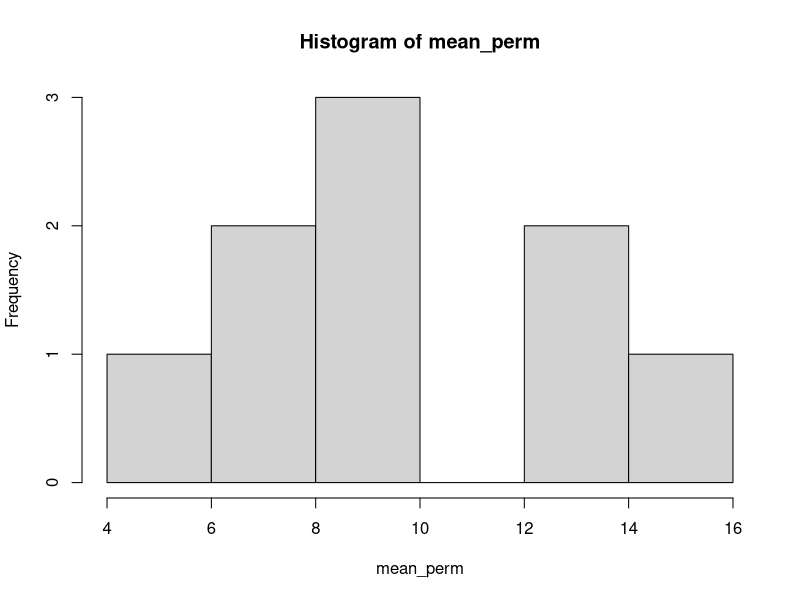
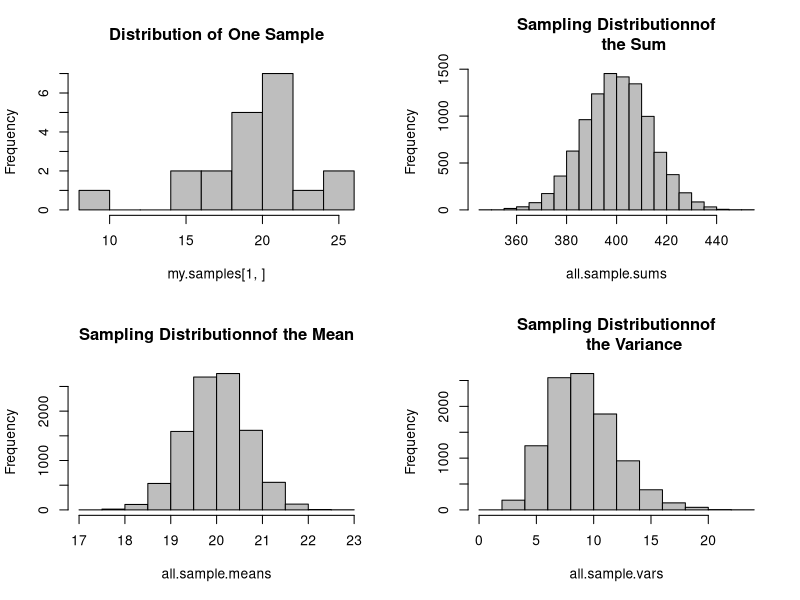
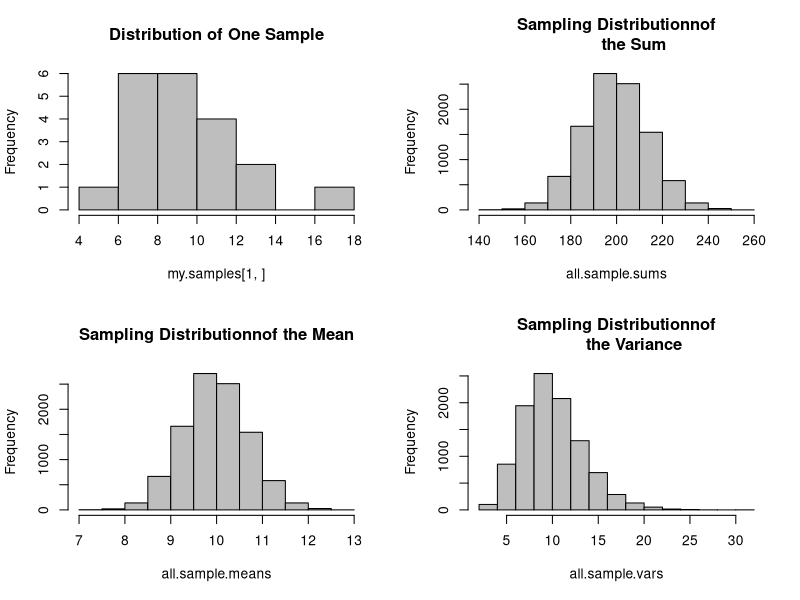
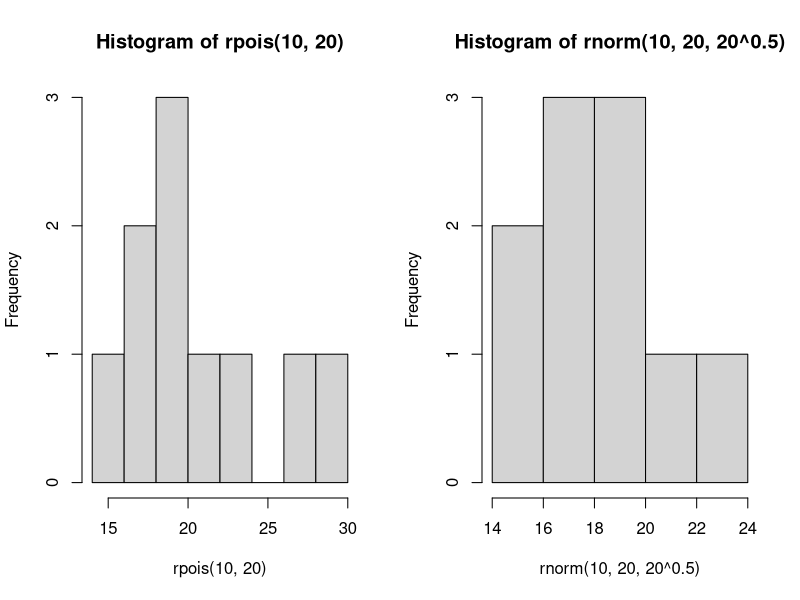
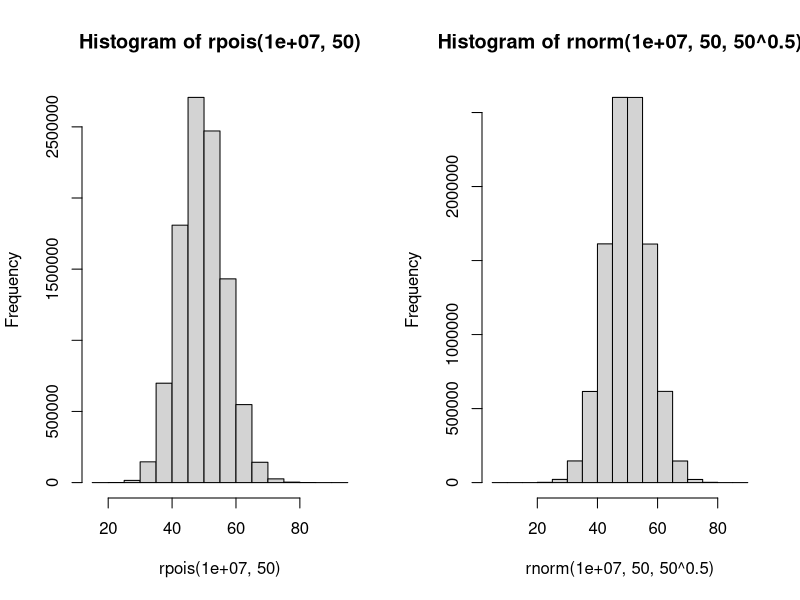
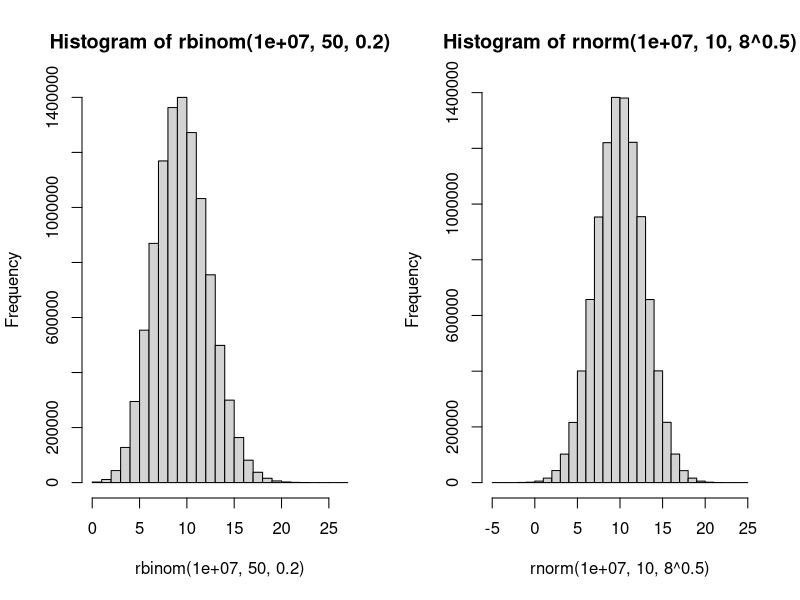

Here is the R script that generated these plots, in order:

#Sampling Distributions

#Install gtools package
install.packages("gtools")
library(gtools)
#Create the population
population <- c(5, 10, 15)
#Get all possible outcomes for 2 selected numbers
perm <- permutations(length(population), 2, population, repeats.allowed =TRUE)
#Calculate the mean of the pairs
mean_perm <- rowMeans(perm)
#Check if the mean of all pairs is equal to the mean of the population
mean(rowMeans(perm)) == mean(population)
#Draw a histogram
hist(mean_perm)

# The CLT says that if you take many repeated samples from a population,
# and calculate the averages or sum of each one, the collection of those
# averages will be normally distributed and it doesnt matter what the
# shape of the source distribution is

#Central Limit Theorem Simulation
sdm.sim <- function(n,src.dist=NULL,param1=NULL,param2=NULL) {
  r <- 10000  # Number of replications/samples - DO NOT ADJUST
  # This produces a matrix of observations with  
  # n columns and r rows. Each row is one sample:
  my.samples <- switch(src.dist,
                       "E" = matrix(rexp(n*r,param1),r),
                       "N" = matrix(rnorm(n*r,param1,param2),r),
                       "U" = matrix(runif(n*r,param1,param2),r),
                       "P" = matrix(rpois(n*r,param1),r),
                       "C" = matrix(rcauchy(n*r,param1,param2),r),
                       "B" = matrix(rbinom(n*r,param1,param2),r),
                       "G" = matrix(rgamma(n*r,param1,param2),r),
                       "X" = matrix(rchisq(n*r,param1),r),
                       "T" = matrix(rt(n*r,param1),r))
  all.sample.sums <- apply(my.samples,1,sum)
  all.sample.means <- apply(my.samples,1,mean)   
  all.sample.vars <- apply(my.samples,1,var) 
  par(mfrow=c(2,2))
  hist(my.samples[1,],col="gray",main="Distribution of One Sample")
  hist(all.sample.sums,col="gray",main="Sampling Distributionnof
       the Sum")
  hist(all.sample.means,col="gray",main="Sampling Distributionnof the Mean")
  hist(all.sample.vars,col="gray",main="Sampling Distributionnof
       the Variance")
}
sdm.sim(20,src.dist="N",param1=20,param2=3)
sdm.sim(20,src.dist="P",param1=10)

#Test 1
par(mfrow=c(1,2))
set.seed(25)
hist(rpois(10,20))
hist(rnorm(10,20,20^0.5)) #Where did 5^0.5 come from?

#Test 2
set.seed(25)
mean(rpois(10,5))
mean(rnorm(10,5,5^0.5))

#part 2 - Convergence
#1 - Poisson to Normal
par(mfrow=c(1,2))
set.seed(26)
hist(rpois(10000000,50))
set.seed(26)
hist(rnorm(10000000,50,50^0.5)) 

set.seed(26)
mean(rpois(10000000,50))
set.seed(26)
mean(rnorm(10000000,50,50^0.5))

#P distribution's variance is lambda as well
set.seed(26)
sd(rpois(10000000,50))
# we claim lambda of P is the variaqnce of the N dist
set.seed(26)
sd(rnorm(10000000,50,50^0.5))

#2 - Binomial to Normal
set.seed(25)
hist(rbinom(10000000,50,0.2))
set.seed(25)
hist(rnorm(10000000,10,8^0.5)) #How did we obtain 8?

set.seed(25)
mean(rbinom(100000,50,0.2))
set.seed(25)
mean(rnorm(100000,10,8^0.5)) 

set.seed(25)
# sd of B dist is (npq)^0.5
sd(rbinom(100000,50,0.2)) 
(50*0.2*0.8)^0.5
# and we have used that value for N dist's sd
sd(rnorm(100000,10,8^0.5))
